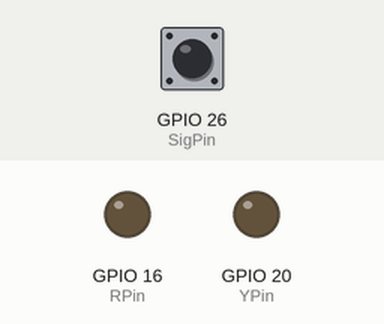
The program below on a simulated Raspberry Pi (BCM pin numbers). Shown: output pins drawn as LEDs (lit = HIGH). The inputs (shaded band) are chosen by the test bench; at power-on: GPIO 26 (SigPin) HIGH. Pins used as bus, display or sensor lines are not drawn; what the program prints to the terminal is not drawn.

Above: at 1.2 s.
1.3 s: GPIO 26 (SigPin) pulled LOW for 0.15 s
At 2.6 s:
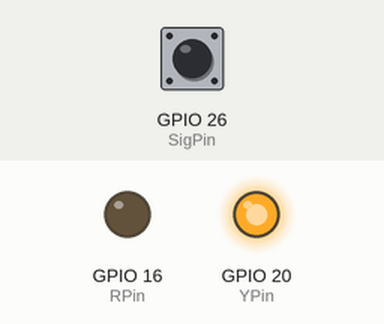
2.9 s: GPIO 26 (SigPin) pulled LOW for 3.2 s
At 3.3 s:
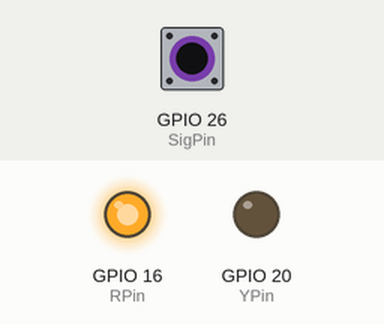
Timing chart, 0 to 7.6 s (numbered marks = the images above; inputs shaded):
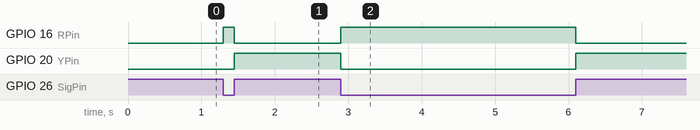

The program:

main.py
```python
"""
    干簧管传感器:
        针脚顺序:[SIG,GND,VCC]
        SIG:信号针脚
        GND:接地针脚
        VCC:电源针脚
    参考链接: https://cloud.tencent.com/developer/inventory/1503/article/1705770
"""

import RPi.GPIO as GPIO # 导入GPIO控制模块
import time # 导入时间模块

VccPin = 19
SigPin = 26

# 双色LED针脚
RPin = 16
YPin = 20

def setup():
    GPIO.setmode(GPIO.BCM) # 设置针脚编码模式为BCM
    # 设置针脚为输出模式
    GPIO.setup(VccPin, GPIO.OUT)
    GPIO.setup(RPin, GPIO.OUT)
    GPIO.setup(YPin, GPIO.OUT)
    # 初始化针脚
    GPIO.output(RPin, GPIO.LOW)
    GPIO.output(YPin, GPIO.LOW)
    GPIO.output(VccPin, GPIO.HIGH) # 设置供电针脚输出高电平
    # 设置输入针脚
    GPIO.setup(SigPin, GPIO.IN, pull_up_down=GPIO.PUD_UP) # 设置为输入模式，添加上拉电阻
    GPIO.add_event_detect(SigPin, GPIO.BOTH, callback = detect, bouncetime = 50) # 设置触发，添加回调函数

# LED控制函数
def LED(x):
    if x == 0: # 传感器低电平，电路联通，红灯亮
        GPIO.output(RPin, GPIO.HIGH)
        GPIO.output(YPin, GPIO.LOW)
    if x == 1: # 传感器低电平，电路断开，黄灯亮
        GPIO.output(RPin, GPIO.LOW)
        GPIO.output(YPin, GPIO.HIGH)

# 信息打印
def Print(x):
    if x == 0:
        print("检测到磁性")

def detect(chn):
    val = GPIO.input(SigPin)
    LED(val) # 控制LED闪烁
    Print(val) # 打印信息
    print(val) # 验证输入值

def loop():
    while True:
        pass

def destory():
    GPIO.output(VccPin, GPIO.LOW)
    GPIO.output(RPin, GPIO.LOW)
    GPIO.output(YPin, GPIO.LOW)
    GPIO.cleanup()

if __name__ == "__main__":
    setup()
    try:
        loop()
    except KeyboardInterrupt:
        destory()
```

Measured:
- after the input at 1.3 s, GPIO 16 (RPin): LOW → HIGH at once, → LOW 0.15 s later; GPIO 20 (YPin): LOW → HIGH after 0.15 s
- after the input at 2.9 s, GPIO 16 (RPin): LOW → HIGH at once, → LOW 3.2 s later; GPIO 20 (YPin): HIGH → LOW at once, → HIGH 3.2 s later
